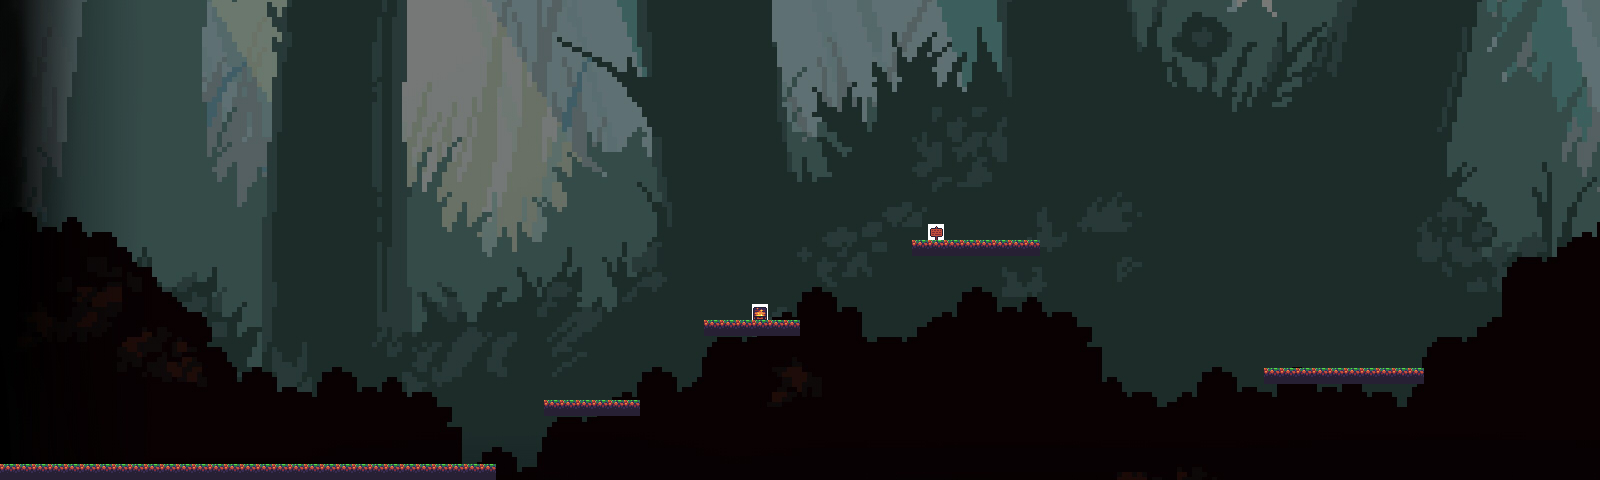

Rendered tile map (Tiled .tmx) drawn with the repository's tilesets; below, a short description and the map source with its tile grids summarised:
An orthogonal 100x30 tile map with 16x16 px tiles, 1 tile layer (Background), 2 tilesets and 7 objects.

<map version="1.0" tiledversion="1.1.6" orientation="orthogonal" renderorder="right-down" width="100" height="30" tilewidth="16" tileheight="16" infinite="0" nextobjectid="10">
 <tileset firstgid="1" source="blackforest.tsx" />
 <tileset firstgid="8177" source="testiles.tsx" />
 <layer name="Background" width="100" height="30">
  <data>[3000 cells, 3000 non-empty, 2940 distinct tile ids]</data>
 </layer>
 <objectgroup name="box">
  <object id="11" x="752" y="304" width="16" height="16" />
 </objectgroup>
 <objectgroup name="key">
  <object id="10" x="928" y="224" width="16" height="16" />
 </objectgroup>
 <objectgroup name="ground">
  <object id="1" x="1" y="463.5" width="496" height="16" />
  <object id="6" x="544" y="400" width="96" height="16" />
  <object id="7" x="704" y="320" width="96" height="16" />
  <object id="8" x="912" y="240" width="128" height="16" />
  <object id="9" x="1264" y="368" width="160" height="16" />
 </objectgroup>
</map>
